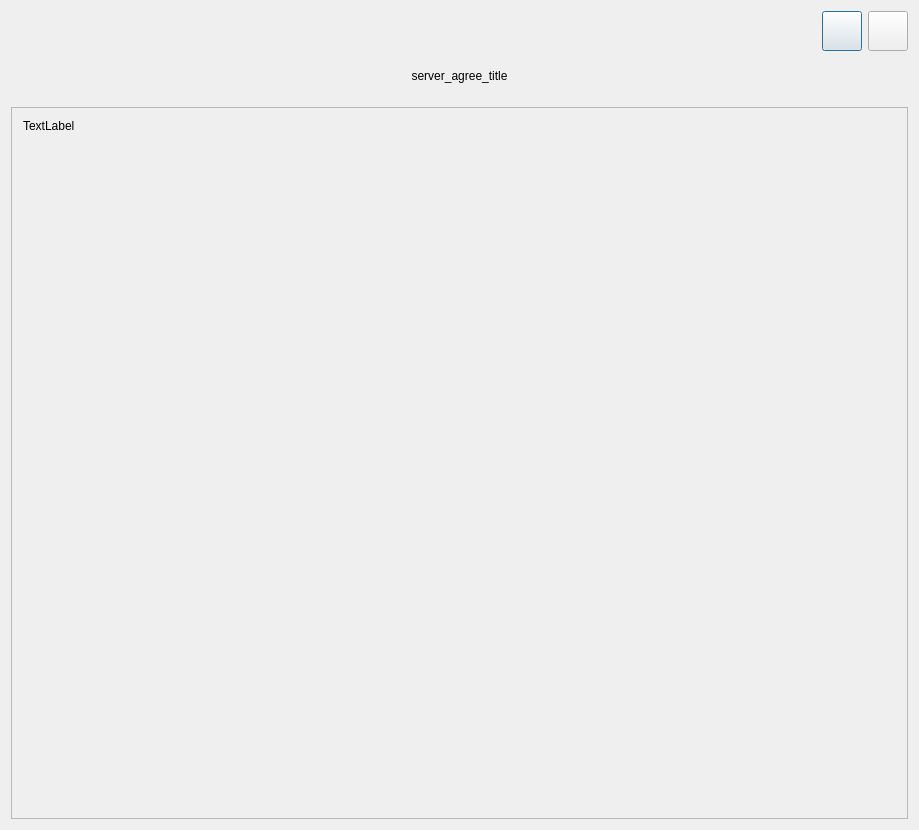
<?xml version="1.0" encoding="UTF-8"?>
<ui version="4.0">
 <class>ServerAgreementDlg</class>
 <widget class="QDialog" name="ServerAgreementDlg">
  <property name="geometry">
   <rect>
    <x>0</x>
    <y>0</y>
    <width>919</width>
    <height>830</height>
   </rect>
  </property>
  <property name="maximumSize">
   <size>
    <width>1000</width>
    <height>1000</height>
   </size>
  </property>
  <property name="windowTitle">
   <string>ServerAgreementDlg</string>
  </property>
  <layout class="QVBoxLayout" name="verticalLayout">
   <property name="spacing">
    <number>0</number>
   </property>
   <item>
    <widget class="QWidget" name="widget_titleBar" native="true">
     <property name="minimumSize">
      <size>
       <width>0</width>
       <height>40</height>
      </size>
     </property>
     <property name="maximumSize">
      <size>
       <width>16777215</width>
       <height>40</height>
      </size>
     </property>
     <layout class="QHBoxLayout" name="horizontalLayout">
      <property name="leftMargin">
       <number>0</number>
      </property>
      <property name="topMargin">
       <number>0</number>
      </property>
      <property name="rightMargin">
       <number>0</number>
      </property>
      <property name="bottomMargin">
       <number>0</number>
      </property>
      <item>
       <spacer name="horizontalSpacer">
        <property name="orientation">
         <enum>Qt::Horizontal</enum>
        </property>
        <property name="sizeType">
         <enum>QSizePolicy::Expanding</enum>
        </property>
        <property name="sizeHint" stdset="0">
         <size>
          <width>756</width>
          <height>29</height>
         </size>
        </property>
       </spacer>
      </item>
      <item>
       <widget class="QPushButton" name="pushButton_minSize">
        <property name="sizePolicy">
         <sizepolicy hsizetype="Expanding" vsizetype="Expanding">
          <horstretch>0</horstretch>
          <verstretch>0</verstretch>
         </sizepolicy>
        </property>
        <property name="minimumSize">
         <size>
          <width>40</width>
          <height>40</height>
         </size>
        </property>
        <property name="maximumSize">
         <size>
          <width>40</width>
          <height>40</height>
         </size>
        </property>
        <property name="text">
         <string/>
        </property>
       </widget>
      </item>
      <item>
       <widget class="QPushButton" name="pushButton_close">
        <property name="sizePolicy">
         <sizepolicy hsizetype="Expanding" vsizetype="Expanding">
          <horstretch>0</horstretch>
          <verstretch>0</verstretch>
         </sizepolicy>
        </property>
        <property name="minimumSize">
         <size>
          <width>40</width>
          <height>40</height>
         </size>
        </property>
        <property name="maximumSize">
         <size>
          <width>40</width>
          <height>50</height>
         </size>
        </property>
        <property name="text">
         <string/>
        </property>
       </widget>
      </item>
     </layout>
    </widget>
   </item>
   <item>
    <widget class="QWidget" name="widget" native="true">
     <layout class="QVBoxLayout" name="verticalLayout_2">
      <property name="leftMargin">
       <number>0</number>
      </property>
      <property name="topMargin">
       <number>0</number>
      </property>
      <property name="rightMargin">
       <number>0</number>
      </property>
      <property name="bottomMargin">
       <number>0</number>
      </property>
      <item>
       <widget class="QLabel" name="server_agree_title">
        <property name="minimumSize">
         <size>
          <width>0</width>
          <height>50</height>
         </size>
        </property>
        <property name="text">
         <string>server_agree_title</string>
        </property>
        <property name="alignment">
         <set>Qt::AlignCenter</set>
        </property>
       </widget>
      </item>
      <item>
       <widget class="QScrollArea" name="scrollArea">
        <property name="frameShadow">
         <enum>QFrame::Sunken</enum>
        </property>
        <property name="lineWidth">
         <number>0</number>
        </property>
        <property name="verticalScrollBarPolicy">
         <enum>Qt::ScrollBarAlwaysOff</enum>
        </property>
        <property name="horizontalScrollBarPolicy">
         <enum>Qt::ScrollBarAlwaysOff</enum>
        </property>
        <property name="widgetResizable">
         <bool>true</bool>
        </property>
        <widget class="QWidget" name="scrollAreaWidgetContents">
         <property name="geometry">
          <rect>
           <x>0</x>
           <y>0</y>
           <width>895</width>
           <height>709</height>
          </rect>
         </property>
         <property name="minimumSize">
          <size>
           <width>0</width>
           <height>0</height>
          </size>
         </property>
         <layout class="QGridLayout" name="gridLayout_2">
          <item row="0" column="0">
           <widget class="QLabel" name="server_agree_text">
            <property name="sizePolicy">
             <sizepolicy hsizetype="Expanding" vsizetype="Expanding">
              <horstretch>0</horstretch>
              <verstretch>0</verstretch>
             </sizepolicy>
            </property>
            <property name="maximumSize">
             <size>
              <width>16777215</width>
              <height>16777215</height>
             </size>
            </property>
            <property name="lineWidth">
             <number>0</number>
            </property>
            <property name="text">
             <string>TextLabel</string>
            </property>
            <property name="scaledContents">
             <bool>true</bool>
            </property>
            <property name="alignment">
             <set>Qt::AlignLeading|Qt::AlignLeft|Qt::AlignTop</set>
            </property>
           </widget>
          </item>
         </layout>
        </widget>
       </widget>
      </item>
     </layout>
    </widget>
   </item>
  </layout>
 </widget>
 <layoutdefault spacing="6" margin="11"/>
 <resources/>
 <connections/>
</ui>
